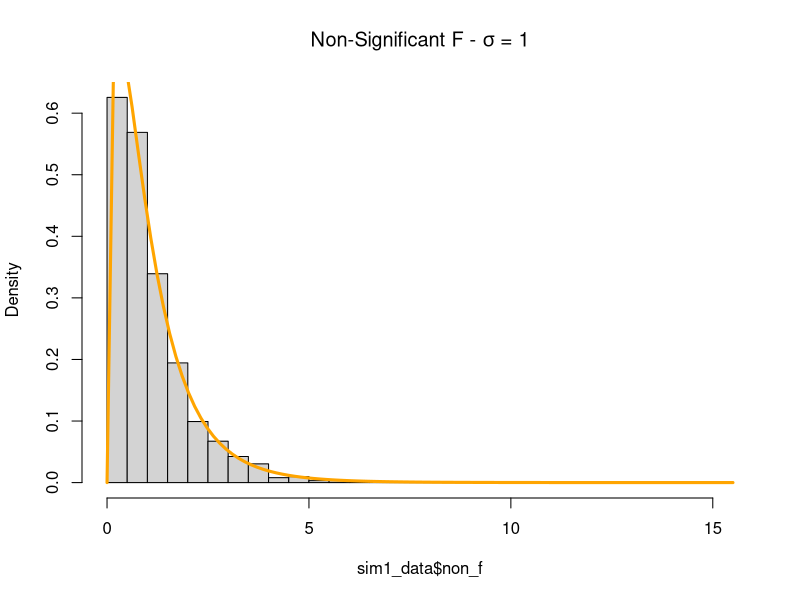
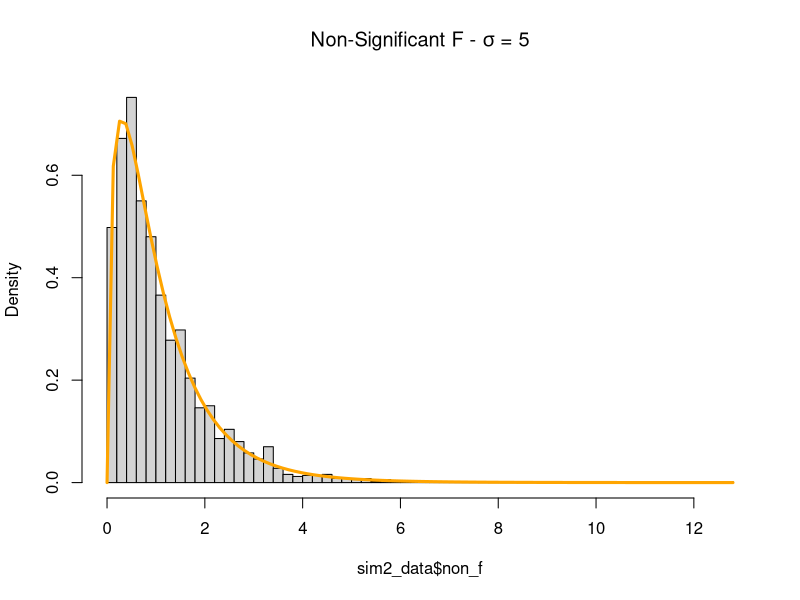
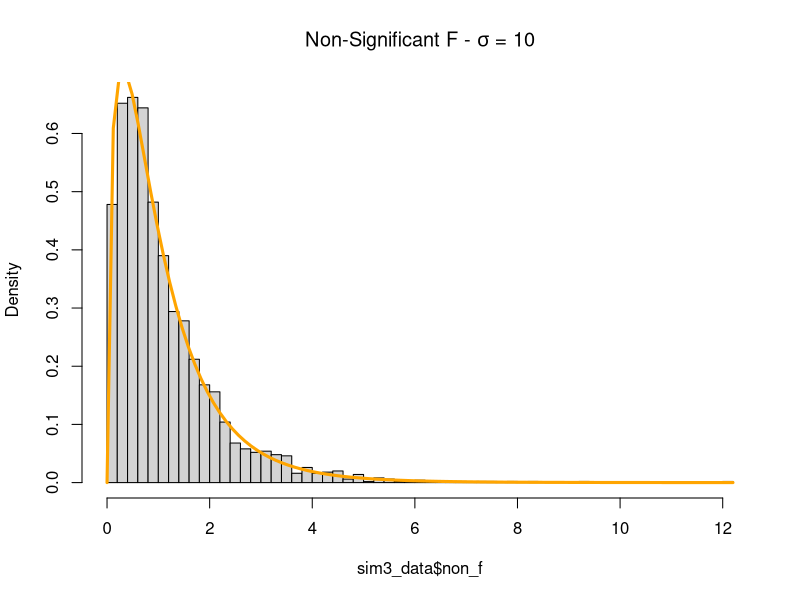
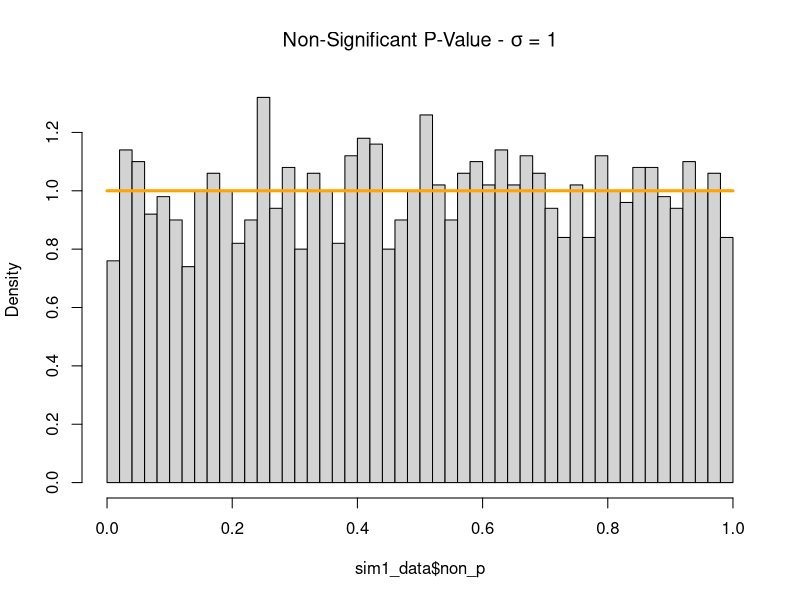
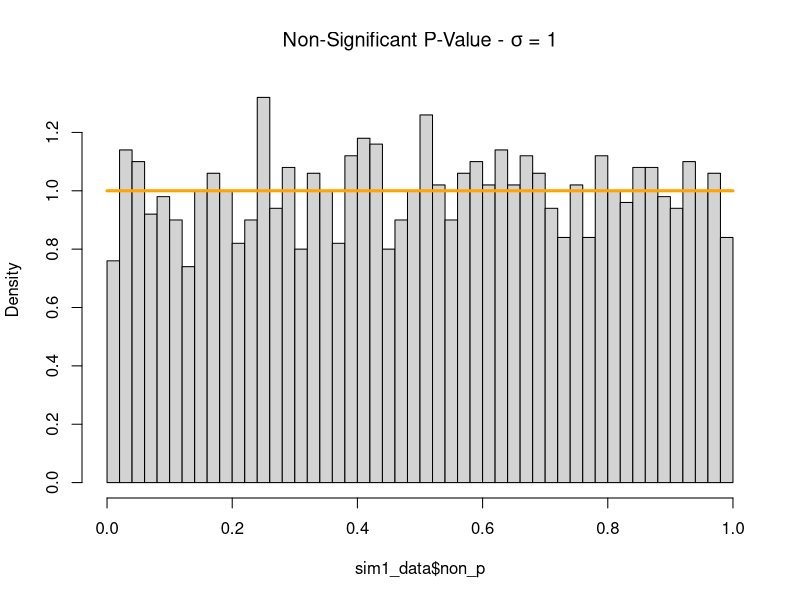
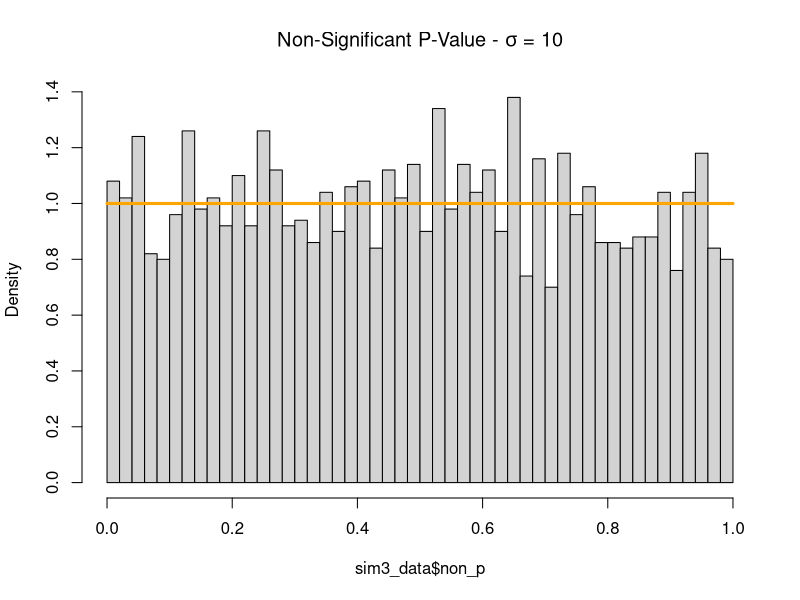
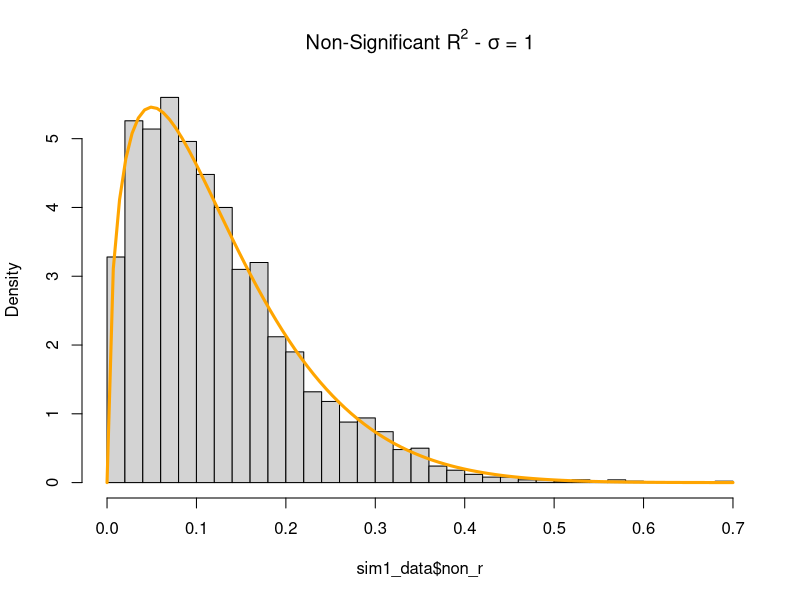
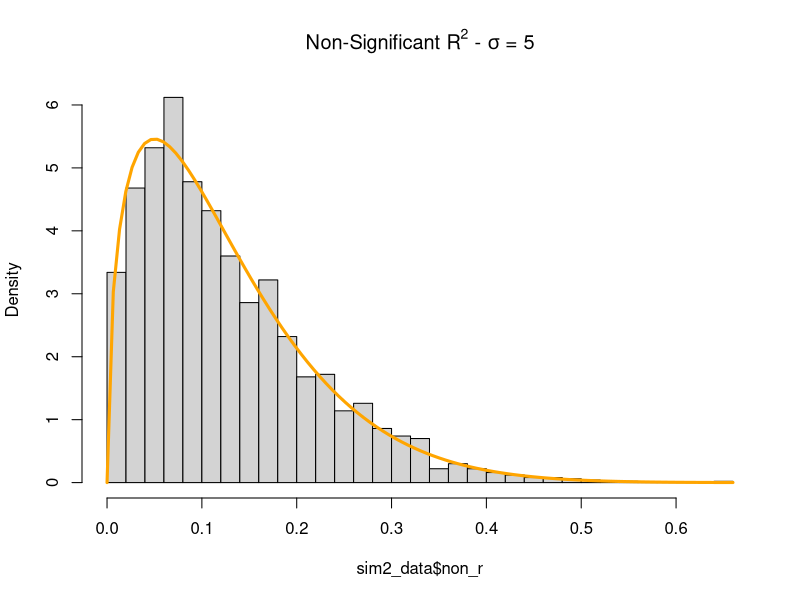

The R script that drew these images, in order: (Note: a time limit stopped this script after it produced the figures.)
## ---- chunk 1
birthday = 19890927
set.seed(birthday)
library(readr)
study_1_data = read_csv("study_1.csv")
n = 25
p = 3 + 1
x0 = rep(1, n)
x1 = study_1_data$x1
x2 = study_1_data$x2
x3 = study_1_data$x3

# Significant Model beta values
sig_beta_0 = 3
sig_beta_1 = 1
sig_beta_2 = 1
sig_beta_3 = 1
# Non-Significant Model beta values
non_beta_0 = 3
non_beta_1 = 0
non_beta_2 = 0
non_beta_3 = 0

sigma = c(1, 5, 10)
simulations = 2500
## ---- chunk 2
sim1_data = data.frame(sig_f = rep(0, simulations), sig_p = rep(0, simulations), sig_r = rep(0, simulations),
                       non_f = rep(0, simulations), non_p = rep(0, simulations), non_r = rep(0, simulations))
for (iter in 1:simulations) {
  eps = rnorm(n, mean = 0, sd = sigma[1])
  study_1_data$y = sig_beta_0 + sig_beta_1 * x1 + sig_beta_2 * x2 + sig_beta_3 * x3 + eps
  sig_model = lm(y ~ ., data = study_1_data)
  sim1_data$sig_f[iter] = summary(sig_model)$fstatistic[[1]]
  sim1_data$sig_p[iter] = pf(summary(sig_model)$fstatistic[[1]], df1 = p - 1, df2 = n - p, lower.tail = FALSE)
  sim1_data$sig_r[iter] = summary(sig_model)$r.squared
  
  study_1_data$y = non_beta_0 + non_beta_1 * x1 + non_beta_2 * x2 + non_beta_3 * x3 + eps
  non_model = lm(y ~ ., data = study_1_data)
  sim1_data$non_f[iter] = summary(non_model)$fstatistic[[1]]
  sim1_data$non_p[iter] = pf(summary(non_model)$fstatistic[[1]], df1 = p - 1, df2 = n - p, lower.tail = FALSE)
  sim1_data$non_r[iter] = summary(non_model)$r.squared
}
## ---- chunk 3
sim2_data = data.frame(sig_f = rep(0, simulations), sig_p = rep(0, simulations), sig_r = rep(0, simulations),
                       non_f = rep(0, simulations), non_p = rep(0, simulations), non_r = rep(0, simulations))
for (iter in 1:simulations) {
  eps = rnorm(n, mean = 0, sd = sigma[2])
  study_1_data$y = sig_beta_0 + sig_beta_1 * x1 + sig_beta_2 * x2 + sig_beta_3 * x3 + eps
  sig_model = lm(y ~ ., data = study_1_data)
  sim2_data$sig_f[iter] = summary(sig_model)$fstatistic[[1]]
  sim2_data$sig_p[iter] = pf(summary(sig_model)$fstatistic[[1]], df1 = p - 1, df2 = n - p, lower.tail = FALSE)
  sim2_data$sig_r[iter] = summary(sig_model)$r.squared
  
  study_1_data$y = non_beta_0 + non_beta_1 * x1 + non_beta_2 * x2 + non_beta_3 * x3 + eps
  non_model = lm(y ~ ., data = study_1_data)
  sim2_data$non_f[iter] = summary(non_model)$fstatistic[[1]]
  sim2_data$non_p[iter] = pf(summary(non_model)$fstatistic[[1]], df1 = p - 1, df2 = n - p, lower.tail = FALSE)
  sim2_data$non_r[iter] = summary(non_model)$r.squared
}
## ---- chunk 4
sim3_data = data.frame(sig_f = rep(0, simulations), sig_p = rep(0, simulations), sig_r = rep(0, simulations),
                       non_f = rep(0, simulations), non_p = rep(0, simulations), non_r = rep(0, simulations))
for (iter in 1:simulations) {
  eps = rnorm(n, mean = 0, sd = sigma[3])
  study_1_data$y = sig_beta_0 + sig_beta_1 * x1 + sig_beta_2 * x2 + sig_beta_3 * x3 + eps
  sig_model = lm(y ~ ., data = study_1_data)
  sim3_data$sig_f[iter] = summary(sig_model)$fstatistic[[1]]
  sim3_data$sig_p[iter] = pf(summary(sig_model)$fstatistic[[1]], df1 = p - 1, df2 = n - p, lower.tail = FALSE)
  sim3_data$sig_r[iter] = summary(sig_model)$r.squared
  
  study_1_data$y = non_beta_0 + non_beta_1 * x1 + non_beta_2 * x2 + non_beta_3 * x3 + eps
  non_model = lm(y ~ ., data = study_1_data)
  sim3_data$non_f[iter] = summary(non_model)$fstatistic[[1]]
  sim3_data$non_p[iter] = pf(summary(non_model)$fstatistic[[1]], df1 = p - 1, df2 = n - p, lower.tail = FALSE)
  sim3_data$non_r[iter] = summary(non_model)$r.squared
}
## ---- chunk 5
hist(sim1_data$non_f, main = expression(paste("Non-Significant F - ", sigma, " = 1")), prob = TRUE, breaks = 50)
x = sim1_data$non_f
curve(df(x, df1 = p - 1, df2 = n - p), col = "Orange", add = TRUE, lwd = 3)
## ---- chunk 6
hist(sim2_data$non_f, main = expression(paste("Non-Significant F - ", sigma, " = 5")), prob = TRUE, breaks = 50)
x = sim2_data$non_f
curve(df(x, df1 = p - 1, df2 = n - p), col = "Orange", add = TRUE, lwd = 3)
## ---- chunk 7
hist(sim3_data$non_f, main = expression(paste("Non-Significant F - ", sigma, " = 10")), prob = TRUE, breaks = 50)
x = sim3_data$non_f
curve(df(x, df1 = p - 1, df2 = n - p), col = "Orange", add = TRUE, lwd = 3)
## ---- chunk 8
hist(sim1_data$non_p, main = expression(paste("Non-Significant P-Value - ", sigma, " = 1")), prob = TRUE, breaks = 40)
x = sim1_data$non_p
curve(dunif(x), col='orange', add=TRUE, lwd=3)
## ---- chunk 9
hist(sim1_data$non_p, main = expression(paste("Non-Significant P-Value - ", sigma, " = 1")), prob = TRUE, breaks = 40)
x = sim1_data$non_p
curve(dunif(x), col='orange', add=TRUE, lwd=3)
## ---- chunk 10
hist(sim3_data$non_p, main = expression(paste("Non-Significant P-Value - ", sigma, " = 10")), prob = TRUE, breaks = 40)
x = sim3_data$non_p
curve(dunif(x), col='orange', add=TRUE, lwd=3)
## ---- chunk 11
hist(sim1_data$non_r, main = expression(paste("Non-Significant ", R^2, " - ", sigma, " = 1")), prob = TRUE, breaks = 40)
x = sim1_data$non_r
curve(dbeta(x, (p-1)/2, (n-p)/2), col='orange', add=TRUE, lwd=3)
## ---- chunk 12
hist(sim2_data$non_r, main = expression(paste("Non-Significant ", R^2, " - ", sigma, " = 5")), prob = TRUE, breaks = 40)
x = sim2_data$non_r
curve(dbeta(x, (p-1)/2, (n-p)/2), col='orange', add=TRUE, lwd=3)
## ---- chunk 13
hist(sim3_data$non_r, main = expression(paste("Non-Significant ", R^2, " - ", sigma, " = 10")), prob = TRUE, breaks = 40)
x = sim3_data$non_r
curve(dbeta(x, (p-1)/2, (n-p)/2), col='orange', add=TRUE, lwd=3)
## ---- chunk 14
birthday = 19890927
set.seed(birthday)
library(readr)
study_2_data = read_csv("study_2.csv")
n = nrow(study_2_data)
p = 3 + 1
x0 = rep(1, n)
x1 = study_2_data$x1
x2 = study_2_data$x2
x3 = study_2_data$x3
x4 = study_2_data$x4
x5 = study_2_data$x5
x6 = study_2_data$x6
sigma = c(1, 2, 4)

beta_0 = 0
beta_1 = 5
beta_2 = -4
beta_3 = 1.6
beta_4 = -1.1
beta_5 = 0.7
beta_6 = 0.3

simulations = 1000

calculate_rmse  = function(actual, predicted) {
  return(sqrt(mean((actual - predicted)^2)))
}
## ---- chunk 15
sim1_rmse_train = data.frame(model_1 = rep(0, simulations), model_2 = rep(0, simulations), model_3 = rep(0, simulations),
                             model_4 = rep(0, simulations), model_5 = rep(0, simulations), model_6 = rep(0, simulations),
                             model_7 = rep(0, simulations), model_8 = rep(0, simulations), model_9 = rep(0, simulations))
sim1_rmse_test = data.frame(model_1 = rep(0, simulations), model_2 = rep(0, simulations), model_3 = rep(0, simulations),
                            model_4 = rep(0, simulations), model_5 = rep(0, simulations), model_6 = rep(0, simulations),
                            model_7 = rep(0, simulations), model_8 = rep(0, simulations), model_9 = rep(0, simulations))
for (iter in 1:simulations) {
  eps = rnorm(n, mean = 0, sd = sigma[1])
  study_2_data$y = beta_0 + beta_1 * x1 +  beta_2 * x2 + beta_3 * x3 + beta_4 * x4 + beta_5 * x5 + beta_6 * x6 + eps
  
  train_index = sample(n / 2)
  train_data = study_2_data[train_index,]
  test_data = study_2_data[-train_index,]
  
  model_1 = lm(y ~ x1, data = train_data)
  model_2 = lm(y ~ x1 + x2, data = train_data)
  model_3 = lm(y ~ x1 + x2 + x3, data = train_data)
  model_4 = lm(y ~ x1 + x2 + x3 + x4, data = train_data)
  model_5 = lm(y ~ x1 + x2 + x3 + x4 + x5, data = train_data)
  model_6 = lm(y ~ x1 + x2 + x3 + x4 + x5 + x6, data = train_data)
  model_7 = lm(y ~ x1 + x2 + x3 + x4 + x5 + x6 + x7, data = train_data)
  model_8 = lm(y ~ x1 + x2 + x3 + x4 + x5 + x6 + x7 + x8, data = train_data)
  model_9 = lm(y ~ x1 + x2 + x3 + x4 + x5 + x6 + x7 + x8 + x9, data = train_data)
  
  sim1_rmse_train$model_1[iter] = calculate_rmse(train_data$y, predict(model_1, train_data))
  sim1_rmse_train$model_2[iter] = calculate_rmse(train_data$y, predict(model_2, train_data))
  sim1_rmse_train$model_3[iter] = calculate_rmse(train_data$y, predict(model_3, train_data))
  sim1_rmse_train$model_4[iter] = calculate_rmse(train_data$y, predict(model_4, train_data))
  sim1_rmse_train$model_5[iter] = calculate_rmse(train_data$y, predict(model_5, train_data))
  sim1_rmse_train$model_6[iter] = calculate_rmse(train_data$y, predict(model_6, train_data))
  sim1_rmse_train$model_7[iter] = calculate_rmse(train_data$y, predict(model_7, train_data))
  sim1_rmse_train$model_8[iter] = calculate_rmse(train_data$y, predict(model_8, train_data))
  sim1_rmse_train$model_9[iter] = calculate_rmse(train_data$y, predict(model_9, train_data))
  
  sim1_rmse_test$model_1[iter] = calculate_rmse(test_data$y, predict(model_1, test_data))
  sim1_rmse_test$model_2[iter] = calculate_rmse(test_data$y, predict(model_2, test_data))
  sim1_rmse_test$model_3[iter] = calculate_rmse(test_data$y, predict(model_3, test_data))
  sim1_rmse_test$model_4[iter] = calculate_rmse(test_data$y, predict(model_4, test_data))
  sim1_rmse_test$model_5[iter] = calculate_rmse(test_data$y, predict(model_5, test_data))
  sim1_rmse_test$model_6[iter] = calculate_rmse(test_data$y, predict(model_6, test_data))
  sim1_rmse_test$model_7[iter] = calculate_rmse(test_data$y, predict(model_7, test_data))
  sim1_rmse_test$model_8[iter] = calculate_rmse(test_data$y, predict(model_8, test_data))
  sim1_rmse_test$model_9[iter] = calculate_rmse(test_data$y, predict(model_9, test_data))
}

## ---- chunk 16
sim2_rmse_train = data.frame(model_1 = rep(0, simulations), model_2 = rep(0, simulations), model_3 = rep(0, simulations),
                             model_4 = rep(0, simulations), model_5 = rep(0, simulations), model_6 = rep(0, simulations),
                             model_7 = rep(0, simulations), model_8 = rep(0, simulations), model_9 = rep(0, simulations))

sim2_rmse_test = data.frame(model_1 = rep(0, simulations), model_2 = rep(0, simulations), model_3 = rep(0, simulations),
                            model_4 = rep(0, simulations), model_5 = rep(0, simulations), model_6 = rep(0, simulations),
                            model_7 = rep(0, simulations), model_8 = rep(0, simulations), model_9 = rep(0, simulations))

for (iter in 1:simulations) {
  eps = rnorm(n, mean = 0, sd = sigma[2])
  study_2_data$y = beta_0 + beta_1 * x1 +  beta_2 * x2 + beta_3 * x3 + beta_4 * x4 + beta_5 * x5 + beta_6 * x6 + eps
  
  train_index = sample(n / 2)
  train_data = study_2_data[train_index,]
  test_data = study_2_data[-train_index,]
  
  model_1 = lm(y ~ x1, data = train_data)
  model_2 = lm(y ~ x1 + x2, data = train_data)
  model_3 = lm(y ~ x1 + x2 + x3, data = train_data)
  model_4 = lm(y ~ x1 + x2 + x3 + x4, data = train_data)
  model_5 = lm(y ~ x1 + x2 + x3 + x4 + x5, data = train_data)
  model_6 = lm(y ~ x1 + x2 + x3 + x4 + x5 + x6, data = train_data)
  model_7 = lm(y ~ x1 + x2 + x3 + x4 + x5 + x6 + x7, data = train_data)
  model_8 = lm(y ~ x1 + x2 + x3 + x4 + x5 + x6 + x7 + x8, data = train_data)
  model_9 = lm(y ~ x1 + x2 + x3 + x4 + x5 + x6 + x7 + x8 + x9, data = train_data)
  
  
  sim2_rmse_train$model_1[iter] = calculate_rmse(train_data$y, predict(model_1, train_data))
  sim2_rmse_train$model_2[iter] = calculate_rmse(train_data$y, predict(model_2, train_data))
  sim2_rmse_train$model_3[iter] = calculate_rmse(train_data$y, predict(model_3, train_data))
  sim2_rmse_train$model_4[iter] = calculate_rmse(train_data$y, predict(model_4, train_data))
  sim2_rmse_train$model_5[iter] = calculate_rmse(train_data$y, predict(model_5, train_data))
  sim2_rmse_train$model_6[iter] = calculate_rmse(train_data$y, predict(model_6, train_data))
  sim2_rmse_train$model_7[iter] = calculate_rmse(train_data$y, predict(model_7, train_data))
  sim2_rmse_train$model_8[iter] = calculate_rmse(train_data$y, predict(model_8, train_data))
  sim2_rmse_train$model_9[iter] = calculate_rmse(train_data$y, predict(model_9, train_data))
  
  sim2_rmse_test$model_1[iter] = calculate_rmse(test_data$y, predict(model_1, test_data))
  sim2_rmse_test$model_2[iter] = calculate_rmse(test_data$y, predict(model_2, test_data))
  sim2_rmse_test$model_3[iter] = calculate_rmse(test_data$y, predict(model_3, test_data))
  sim2_rmse_test$model_4[iter] = calculate_rmse(test_data$y, predict(model_4, test_data))
  sim2_rmse_test$model_5[iter] = calculate_rmse(test_data$y, predict(model_5, test_data))
  sim2_rmse_test$model_6[iter] = calculate_rmse(test_data$y, predict(model_6, test_data))
  sim2_rmse_test$model_7[iter] = calculate_rmse(test_data$y, predict(model_7, test_data))
  sim2_rmse_test$model_8[iter] = calculate_rmse(test_data$y, predict(model_8, test_data))
  sim2_rmse_test$model_9[iter] = calculate_rmse(test_data$y, predict(model_9, test_data))
}

## ---- chunk 17
sim3_rmse_train = data.frame(model_1 = rep(0, simulations), model_2 = rep(0, simulations), model_3 = rep(0, simulations),
                             model_4 = rep(0, simulations), model_5 = rep(0, simulations), model_6 = rep(0, simulations),
                             model_7 = rep(0, simulations), model_8 = rep(0, simulations), model_9 = rep(0, simulations))

sim3_rmse_test = data.frame(model_1 = rep(0, simulations), model_2 = rep(0, simulations), model_3 = rep(0, simulations),
                            model_4 = rep(0, simulations), model_5 = rep(0, simulations), model_6 = rep(0, simulations),
                            model_7 = rep(0, simulations), model_8 = rep(0, simulations), model_9 = rep(0, simulations))

for (iter in 1:simulations) {
  eps = rnorm(n, mean = 0, sd = sigma[3])
  study_2_data$y = beta_0 + beta_1 * x1 +  beta_2 * x2 + beta_3 * x3 + beta_4 * x4 + beta_5 * x5 + beta_6 * x6 + eps
  
  train_index = sample(n / 2)
  train_data = study_2_data[train_index,]
  test_data = study_2_data[-train_index,]
  
  model_1 = lm(y ~ x1, data = train_data)
  model_2 = lm(y ~ x1 + x2, data = train_data)
  model_3 = lm(y ~ x1 + x2 + x3, data = train_data)
  model_4 = lm(y ~ x1 + x2 + x3 + x4, data = train_data)
  model_5 = lm(y ~ x1 + x2 + x3 + x4 + x5, data = train_data)
  model_6 = lm(y ~ x1 + x2 + x3 + x4 + x5 + x6, data = train_data)
  model_7 = lm(y ~ x1 + x2 + x3 + x4 + x5 + x6 + x7, data = train_data)
  model_8 = lm(y ~ x1 + x2 + x3 + x4 + x5 + x6 + x7 + x8, data = train_data)
  model_9 = lm(y ~ x1 + x2 + x3 + x4 + x5 + x6 + x7 + x8 + x9, data = train_data)
  
  
  
  sim3_rmse_train$model_1[iter] = calculate_rmse(train_data$y, predict(model_1, train_data))
  sim3_rmse_train$model_2[iter] = calculate_rmse(train_data$y, predict(model_2, train_data))
  sim3_rmse_train$model_3[iter] = calculate_rmse(train_data$y, predict(model_3, train_data))
  sim3_rmse_train$model_4[iter] = calculate_rmse(train_data$y, predict(model_4, train_data))
  sim3_rmse_train$model_5[iter] = calculate_rmse(train_data$y, predict(model_5, train_data))
  sim3_rmse_train$model_6[iter] = calculate_rmse(train_data$y, predict(model_6, train_data))
  sim3_rmse_train$model_7[iter] = calculate_rmse(train_data$y, predict(model_7, train_data))
  sim3_rmse_train$model_8[iter] = calculate_rmse(train_data$y, predict(model_8, train_data))
  sim3_rmse_train$model_9[iter] = calculate_rmse(train_data$y, predict(model_9, train_data))
  
  sim3_rmse_test$model_1[iter] = calculate_rmse(test_data$y, predict(model_1, test_data))
  sim3_rmse_test$model_2[iter] = calculate_rmse(test_data$y, predict(model_2, test_data))
  sim3_rmse_test$model_3[iter] = calculate_rmse(test_data$y, predict(model_3, test_data))
  sim3_rmse_test$model_4[iter] = calculate_rmse(test_data$y, predict(model_4, test_data))
  sim3_rmse_test$model_5[iter] = calculate_rmse(test_data$y, predict(model_5, test_data))
  sim3_rmse_test$model_6[iter] = calculate_rmse(test_data$y, predict(model_6, test_data))
  sim3_rmse_test$model_7[iter] = calculate_rmse(test_data$y, predict(model_7, test_data))
  sim3_rmse_test$model_8[iter] = calculate_rmse(test_data$y, predict(model_8, test_data))
  sim3_rmse_test$model_9[iter] = calculate_rmse(test_data$y, predict(model_9, test_data))
}
## ---- chunk 18
barplot(table(factor(colnames(sim1_rmse_test)[apply(sim1_rmse_test, 1, function(x) which.min(x))], levels = colnames(sim1_rmse_test))), las = 2)
## ---- chunk 19
barplot(table(factor(colnames(sim2_rmse_test)[apply(sim2_rmse_test, 1, function(x) which.min(x))], levels = colnames(sim2_rmse_test))), las = 2)
## ---- chunk 20
barplot(table(factor(colnames(sim3_rmse_test)[apply(sim3_rmse_test, 1, function(x) which.min(x))], levels = colnames(sim3_rmse_test))), las = 2)
## ---- chunk 21
library(ggplot2)
x_vals = seq(1, 9, 1)
sigma_1_train = apply(sim1_rmse_train, 2, mean)
sigma_2_train = apply(sim2_rmse_train, 2, mean)
sigma_3_train = apply(sim3_rmse_train, 2, mean)
sigma_1_test = apply(sim1_rmse_test, 2, mean)
sigma_2_test = apply(sim2_rmse_test, 2, mean)
sigma_3_test = apply(sim3_rmse_test, 2, mean)
train_test_data = data.frame(x_vals, sigma_1_train, sigma_2_train, sigma_3_train, sigma_1_test, sigma_2_test, sigma_3_test)
colnames(train_test_data) = c("x_vals", "sigma_1_train", "sigma_2_train", "sigma_3_train", "sigma_1_test", "sigma_2_test", "sigma_3_test")
ggplot(data=train_test_data, aes(x = x_vals)) + 
  geom_line(aes(x = x_vals, y = sigma_1_train, color = "red"), size=1) +   
  geom_line(aes(x = x_vals, y = sigma_2_train, color = "orange"), size=1) +
  geom_line(aes(x = x_vals, y = sigma_3_train, color = "blue"), size=1) +
  geom_line(aes(x = x_vals, y = sigma_1_test, color = "green"), size=1) +   
  geom_line(aes(x = x_vals, y = sigma_2_test, color = "purple"), size=1) +
  geom_line(aes(x = x_vals, y = sigma_3_test, color = "yellow"), size=1) +
  xlab("Model Size") +
  ylab("RMSE") +
  ggtitle("RMSE vs Model Size")
## ---- chunk 22
birthday = 19890927
set.seed(birthday)
beta_0 = 0
beta_1_list = seq(-2, 2, .1)
sigmas = c(1, 2, 4)
samples = c(10, 20, 30)
alpha = 0.05
simulations = 1000
number_iterations = length(sigmas) * length(samples) * length(beta_1_list)
## ---- chunk 23
power_data = data.frame(sigma = rep(0, number_iterations), n = rep(0, number_iterations),
                        beta_1 = rep(0, number_iterations), power = rep(0, number_iterations))
i = 1
for (sigma in sigmas) {
  for (n in samples) {
    x_values = seq(0, 5, length = n)
    for (beta_1 in beta_1_list) {
      rejected = 0
      for (iter in 1:simulations) {
        eps = rnorm(n, 0, sigma)
        y = beta_0 + beta_1 * x_values + eps
        model = lm(y ~ x_values)
        beta_1_p = summary(model)$coefficients[2, 4]
        if (beta_1_p < alpha) {
          rejected = rejected + 1
        }
      }
      power = rejected / simulations
      power_data$sigma[i] = sigma
      power_data$n[i] = n
      power_data$beta_1[i] = beta_1
      power_data$power[i] = power
      i = i + 1
    }
  }
}
## ---- chunk 24
beta_1 = power_data[which((power_data$n == 10) & (power_data$sigma == 1)), c("beta_1")]
power1 = power_data[which((power_data$n == 10) & (power_data$sigma == 1)), c("power")]
power2 = power_data[which((power_data$n == 20) & (power_data$sigma == 1)), c("power")]
power3 = power_data[which((power_data$n == 30) & (power_data$sigma == 1)), c("power")]

power_graph_data = data.frame(beta_1 = beta_1, power_1 = power1, power_2 = power2, power_3 = power3)

ggplot(data=power_graph_data, aes(x = beta_1)) + geom_line(aes(x = beta_1, y = power_1, color = "power_1"), size=1) +   geom_line(aes(x = beta_1, y = power_2, color = "power_2"), size=1) +
  geom_line(aes(x = beta_1, y = power_3, color = "power_3"), size=1) +
  xlab(expression(paste("", beta[1], " values"))) +
  ylab("Power") +
  ggtitle(expression(paste("Power vs. ", beta[1], " ", sigma, " = 1")))
## ---- chunk 25
power1 = power_data[which((power_data$n == 10) & (power_data$sigma == 2)), c("power")]
power2 = power_data[which((power_data$n == 20) & (power_data$sigma == 2)), c("power")]
power3 = power_data[which((power_data$n == 30) & (power_data$sigma == 2)), c("power")]

power_graph_data = data.frame(beta_1 = beta_1, power_1 = power1, power_2 = power2, power_3 = power3)

ggplot(data=power_graph_data, aes(x = beta_1)) + geom_line(aes(x = beta_1, y = power_1, color = "power_1"), size=1) +   geom_line(aes(x = beta_1, y = power_2, color = "power_2"), size=1) +
  geom_line(aes(x = beta_1, y = power_3, color = "power_3"), size=1) +
  xlab(expression(paste(beta[1], " values"))) +
  ylab("Power") +
  ggtitle(expression(paste("Power vs. ", beta[1], " ", sigma, " = 2")))
## ---- chunk 26
power1 = power_data[which((power_data$n == 10) & (power_data$sigma == 4)), c("power")]
power2 = power_data[which((power_data$n == 20) & (power_data$sigma == 4)), c("power")]
power3 = power_data[which((power_data$n == 30) & (power_data$sigma == 4)), c("power")]

power_graph_data = data.frame(beta_1 = beta_1, power_1 = power1, power_2 = power2, power_3 = power3)

ggplot(data=power_graph_data, aes(x = beta_1)) + geom_line(aes(x = beta_1, y = power_1, color = "power_1"), size=1) +   geom_line(aes(x = beta_1, y = power_2, color = "power_2"), size=1) +
  geom_line(aes(x = beta_1, y = power_3, color = "power_3"), size=1) +
  xlab(expression(paste(beta[1], " values"))) +
  ylab("Power") +
  ggtitle(expression(paste("Power vs. ", beta[1], " ", sigma, " = 4")))
## ---- chunk 27
mean_sigmas = rep(0, length(sigmas))
i = 1
for (sigma in sigmas) {
  mean_sigmas[i] = mean(power_data$power[power_data$sigma == sigma])
  i = i + 1
}
mean_beta_1s = rep(0, length(beta_1_list))
i = 1
for (beta_1 in beta_1_list) {
  mean_beta_1s[i] = mean(power_data$power[power_data$beta_1 == beta_1])
  i = i + 1
}
mean_n = rep(0, length(samples))
i = 1
for (sample in samples) {
  mean_n[i] = mean(power_data$power[power_data$n == sample])
  i = i + 1
}
